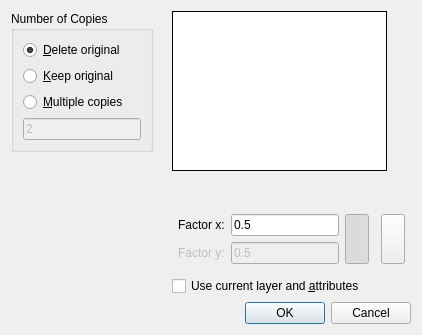
<?xml version="1.0" encoding="UTF-8"?>
<ui version="4.0">
 <class>ScaleOptions</class>
 <widget class="QDialog" name="ScaleOptions">
  <property name="geometry">
   <rect>
    <x>0</x>
    <y>0</y>
    <width>422</width>
    <height>335</height>
   </rect>
  </property>
  <property name="windowTitle">
   <string>Scale Options</string>
  </property>
  <layout class="QVBoxLayout" name="verticalLayout_4">
   <item>
    <layout class="QHBoxLayout" name="horizontalLayout_3">
     <item>
      <layout class="QVBoxLayout" name="verticalLayout_3">
       <item>
        <widget class="QGroupBox" name="groupBox">
         <property name="title">
          <string>Number of Copies</string>
         </property>
         <layout class="QVBoxLayout" name="verticalLayout">
          <item>
           <widget class="QRadioButton" name="DeleteOriginal">
            <property name="text">
             <string>&amp;Delete original</string>
            </property>
            <property name="checked">
             <bool>true</bool>
            </property>
           </widget>
          </item>
          <item>
           <widget class="QRadioButton" name="KeepOriginal">
            <property name="text">
             <string>&amp;Keep original</string>
            </property>
           </widget>
          </item>
          <item>
           <widget class="QRadioButton" name="MultipleCopies">
            <property name="text">
             <string>&amp;Multiple copies</string>
            </property>
           </widget>
          </item>
          <item>
           <widget class="RMathLineEdit" name="NumberOfCopies">
            <property name="enabled">
             <bool>false</bool>
            </property>
            <property name="text">
             <string notr="true">2</string>
            </property>
            <property name="angle" stdset="0">
             <bool>false</bool>
            </property>
           </widget>
          </item>
         </layout>
        </widget>
       </item>
       <item>
        <spacer name="verticalSpacer">
         <property name="orientation">
          <enum>Qt::Vertical</enum>
         </property>
         <property name="sizeHint" stdset="0">
          <size>
           <width>20</width>
           <height>20</height>
          </size>
         </property>
        </spacer>
       </item>
      </layout>
     </item>
     <item>
      <spacer name="horizontalSpacer">
       <property name="orientation">
        <enum>Qt::Horizontal</enum>
       </property>
       <property name="sizeType">
        <enum>QSizePolicy::Maximum</enum>
       </property>
       <property name="sizeHint" stdset="0">
        <size>
         <width>13</width>
         <height>20</height>
        </size>
       </property>
      </spacer>
     </item>
     <item>
      <layout class="QVBoxLayout" name="verticalLayout_2">
       <item>
        <widget class="QToolButton" name="toolButton">
         <property name="minimumSize">
          <size>
           <width>210</width>
           <height>155</height>
          </size>
         </property>
         <property name="styleSheet">
          <string notr="true">border: 1px inset; background-color: rgb(255, 255, 255);</string>
         </property>
         <property name="icon">
          <iconset>
           <normaloff>ScaleDialog.svg</normaloff>ScaleDialog.svg</iconset>
         </property>
         <property name="iconSize">
          <size>
           <width>210</width>
           <height>155</height>
          </size>
         </property>
        </widget>
       </item>
       <item>
        <spacer name="verticalSpacer_2">
         <property name="orientation">
          <enum>Qt::Vertical</enum>
         </property>
         <property name="sizeHint" stdset="0">
          <size>
           <width>20</width>
           <height>13</height>
          </size>
         </property>
        </spacer>
       </item>
       <item>
        <layout class="QHBoxLayout" name="horizontalLayout_2">
         <property name="spacing">
          <number>0</number>
         </property>
         <item>
          <widget class="QWidget" name="FactorEntry" native="true">
           <layout class="QGridLayout" name="gridLayout">
            <property name="leftMargin">
             <number>6</number>
            </property>
            <property name="topMargin">
             <number>6</number>
            </property>
            <property name="rightMargin">
             <number>6</number>
            </property>
            <property name="bottomMargin">
             <number>6</number>
            </property>
            <item row="0" column="0">
             <widget class="QLabel" name="LabelX">
              <property name="text">
               <string>Factor x:</string>
              </property>
              <property name="buddy">
               <cstring>FactorX</cstring>
              </property>
             </widget>
            </item>
            <item row="0" column="1">
             <widget class="RMathLineEdit" name="FactorX">
              <property name="text">
               <string notr="true">0.5</string>
              </property>
             </widget>
            </item>
            <item row="0" column="2" rowspan="2">
             <widget class="QToolButton" name="KeepProportions">
              <property name="sizePolicy">
               <sizepolicy hsizetype="Fixed" vsizetype="MinimumExpanding">
                <horstretch>0</horstretch>
                <verstretch>0</verstretch>
               </sizepolicy>
              </property>
              <property name="toolTip">
               <string>Proportional</string>
              </property>
              <property name="icon">
               <iconset>
                <normaloff>KeepProportionsOn.svg</normaloff>KeepProportionsOn.svg</iconset>
              </property>
              <property name="iconSize">
               <size>
                <width>16</width>
                <height>32</height>
               </size>
              </property>
              <property name="checkable">
               <bool>true</bool>
              </property>
              <property name="checked">
               <bool>true</bool>
              </property>
             </widget>
            </item>
            <item row="1" column="0">
             <widget class="QLabel" name="LabelY">
              <property name="enabled">
               <bool>false</bool>
              </property>
              <property name="text">
               <string>Factor y:</string>
              </property>
              <property name="buddy">
               <cstring>FactorY</cstring>
              </property>
             </widget>
            </item>
            <item row="1" column="1">
             <widget class="RMathLineEdit" name="FactorY">
              <property name="enabled">
               <bool>false</bool>
              </property>
              <property name="text">
               <string notr="true">0.5</string>
              </property>
             </widget>
            </item>
           </layout>
          </widget>
         </item>
         <item>
          <widget class="QWidget" name="widget" native="true">
           <layout class="QHBoxLayout" name="horizontalLayout">
            <property name="leftMargin">
             <number>6</number>
            </property>
            <property name="topMargin">
             <number>6</number>
            </property>
            <property name="rightMargin">
             <number>6</number>
            </property>
            <property name="bottomMargin">
             <number>6</number>
            </property>
            <item>
             <widget class="QToolButton" name="FactorByMouse">
              <property name="sizePolicy">
               <sizepolicy hsizetype="Fixed" vsizetype="MinimumExpanding">
                <horstretch>0</horstretch>
                <verstretch>0</verstretch>
               </sizepolicy>
              </property>
              <property name="toolTip">
               <string>Define factor using mouse cursor</string>
              </property>
              <property name="icon">
               <iconset>
                <normaloff>ByMouse.svg</normaloff>ByMouse.svg</iconset>
              </property>
              <property name="iconSize">
               <size>
                <width>16</width>
                <height>32</height>
               </size>
              </property>
              <property name="checkable">
               <bool>true</bool>
              </property>
             </widget>
            </item>
           </layout>
          </widget>
         </item>
        </layout>
       </item>
       <item>
        <widget class="QCheckBox" name="UseCurrentAttributes">
         <property name="text">
          <string>Use current layer and &amp;attributes</string>
         </property>
        </widget>
       </item>
      </layout>
     </item>
    </layout>
   </item>
   <item>
    <widget class="QDialogButtonBox" name="buttonBox">
     <property name="orientation">
      <enum>Qt::Horizontal</enum>
     </property>
     <property name="standardButtons">
      <set>QDialogButtonBox::Cancel|QDialogButtonBox::Ok</set>
     </property>
    </widget>
   </item>
  </layout>
 </widget>
 <customwidgets>
  <customwidget>
   <class>RMathLineEdit</class>
   <extends>QLineEdit</extends>
   <header>RMathLineEdit.h</header>
  </customwidget>
 </customwidgets>
 <tabstops>
  <tabstop>DeleteOriginal</tabstop>
  <tabstop>KeepOriginal</tabstop>
  <tabstop>MultipleCopies</tabstop>
  <tabstop>NumberOfCopies</tabstop>
  <tabstop>FactorX</tabstop>
  <tabstop>KeepProportions</tabstop>
  <tabstop>FactorY</tabstop>
  <tabstop>UseCurrentAttributes</tabstop>
  <tabstop>buttonBox</tabstop>
 </tabstops>
 <resources/>
 <connections>
  <connection>
   <sender>buttonBox</sender>
   <signal>accepted()</signal>
   <receiver>ScaleOptions</receiver>
   <slot>accept()</slot>
   <hints>
    <hint type="sourcelabel">
     <x>169</x>
     <y>330</y>
    </hint>
    <hint type="destinationlabel">
     <x>115</x>
     <y>334</y>
    </hint>
   </hints>
  </connection>
  <connection>
   <sender>buttonBox</sender>
   <signal>rejected()</signal>
   <receiver>ScaleOptions</receiver>
   <slot>reject()</slot>
   <hints>
    <hint type="sourcelabel">
     <x>169</x>
     <y>330</y>
    </hint>
    <hint type="destinationlabel">
     <x>286</x>
     <y>274</y>
    </hint>
   </hints>
  </connection>
  <connection>
   <sender>MultipleCopies</sender>
   <signal>toggled(bool)</signal>
   <receiver>NumberOfCopies</receiver>
   <slot>setEnabled(bool)</slot>
   <hints>
    <hint type="sourcelabel">
     <x>122</x>
     <y>86</y>
    </hint>
    <hint type="destinationlabel">
     <x>122</x>
     <y>113</y>
    </hint>
   </hints>
  </connection>
  <connection>
   <sender>KeepProportions</sender>
   <signal>toggled(bool)</signal>
   <receiver>FactorY</receiver>
   <slot>setDisabled(bool)</slot>
   <hints>
    <hint type="sourcelabel">
     <x>350</x>
     <y>247</y>
    </hint>
    <hint type="destinationlabel">
     <x>314</x>
     <y>247</y>
    </hint>
   </hints>
  </connection>
  <connection>
   <sender>KeepProportions</sender>
   <signal>toggled(bool)</signal>
   <receiver>LabelY</receiver>
   <slot>setDisabled(bool)</slot>
   <hints>
    <hint type="sourcelabel">
     <x>350</x>
     <y>247</y>
    </hint>
    <hint type="destinationlabel">
     <x>248</x>
     <y>247</y>
    </hint>
   </hints>
  </connection>
  <connection>
   <sender>FactorByMouse</sender>
   <signal>toggled(bool)</signal>
   <receiver>FactorEntry</receiver>
   <slot>setDisabled(bool)</slot>
   <hints>
    <hint type="sourcelabel">
     <x>376</x>
     <y>222</y>
    </hint>
    <hint type="destinationlabel">
     <x>356</x>
     <y>210</y>
    </hint>
   </hints>
  </connection>
 </connections>
</ui>
